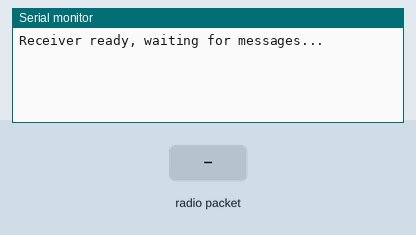
This sketch was run on a simulated ESP32. On the bench: the last lines printed to the serial monitor. The test bench sets the inputs (shaded band).

Above: at 1.2 s.
1.3 s: radio packet "1" arrives
At 1.7 s:
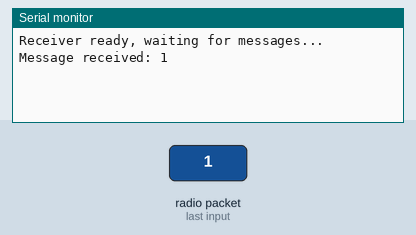
2.8 s: radio packet "0" arrives
At 4.0 s:
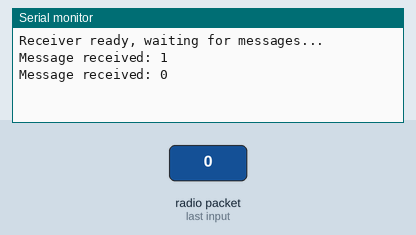
4.3 s: radio packet "2" arrives
At 5.2 s:
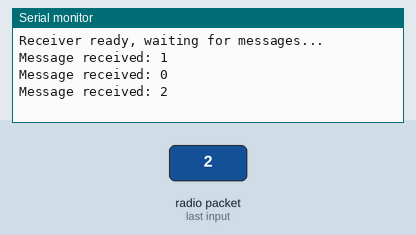

Measured:
- after the input at 1.3 s, the serial monitor: prints a new line after 0.05 s (image 1)
- after the input at 2.8 s, the serial monitor: prints a new line after 0.05 s (image 2)
- after the input at 4.3 s, the serial monitor: prints a new line after 0.05 s (image 3)

The sketch:

test_2_receiver_servo.ino
```cpp
#include <esp_now.h>
#include <WiFi.h>

// Called automatically when a message arrives
void onDataReceive(const esp_now_recv_info_t *info, const uint8_t *data, int len) {
  char message[len + 1];
  memcpy(message, data, len);
  message[len] = '\0';
  Serial.print("Message received: ");
  Serial.println(message);
}

void setup() {
  Serial.begin(115200);
  WiFi.mode(WIFI_STA);

  if (esp_now_init() != ESP_OK) {
    Serial.println("Error initializing ESP-NOW");
    return;
  }

  esp_now_register_recv_cb(onDataReceive);
  Serial.println("Receiver ready, waiting for messages...");
}

void loop() {}
```
